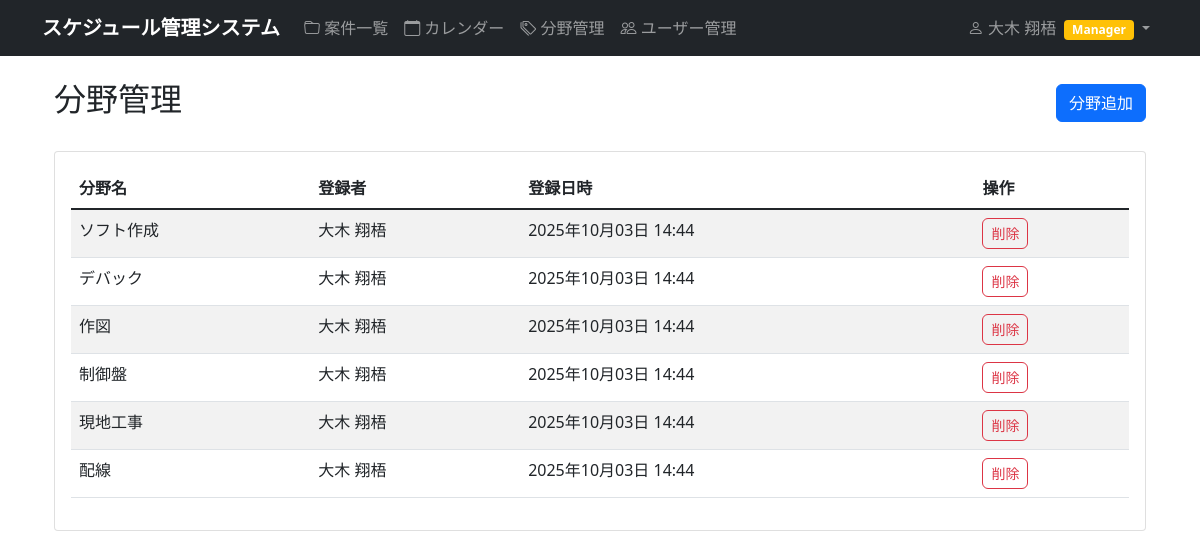
The page /schedule/fields/ (signed in) on the database its author committed.
### accounts/models.py (models this page shows, shortened)
class CustomUser(AbstractUser):
    email = models.EmailField('メールアドレス', blank=True, null=True)
    department = models.CharField('部署', max_length=100, blank=True)
    phone = models.CharField('電話番号', max_length=20, blank=True)
    is_manager = models.BooleanField('マネージャー権限', default=False)
    is_viewer = models.BooleanField('閲覧者権限', default=False, help_text='全員の案件を閲覧できますが編集はできません')
    class Meta:
        verbose_name = 'ユーザー'
        verbose_name_plural = 'ユーザー'

### schedule/models.py (models this page shows, shortened)
class Field(models.Model):
    name = models.CharField('分野名', max_length=50, unique=True)
    created_by = models.ForeignKey(User, on_delete=models.CASCADE, verbose_name='登録者')
    created_at = models.DateTimeField(auto_now_add=True, verbose_name='登録日時')
    class Meta:
        verbose_name = '分野'
        verbose_name_plural = '分野'
        ordering = ['name']

### schedule/views.py (the view)
# urls.py: path('fields/', views.field_list_view, name='field_list'),
@login_required
def field_list_view(request):
    fields = Field.objects.all().order_by('name')
    return render(request, 'schedule/field_list.html', {'fields': fields})

### templates/schedule/field_list.html (shortened to what this page needs)
{% extends 'base.html' %}
{% block content %}
<div class="container mt-4">
    <div class="row">
        <div class="col-md-12">
            <div class="d-flex justify-content-between align-items-center mb-4">
                <h2>分野管理</h2>
                <a href="{% url 'schedule:field_create' %}" class="btn btn-primary">
                     分野追加
                </a>
            </div>
            <div class="card">
                <div class="card-body">
                    {% if fields %}
                        <div class="table-responsive">
                            <table class="table table-striped">
                                <thead>
                                    <tr>
                                        <th>分野名</th>
                                        <th>登録者</th>
                                        <th>登録日時</th>
                                        <th>操作</th>
                                    </tr>
                                </thead>
                                <tbody>
                                    {% for field in fields %}
                                    <tr>
                                        <td>{{ field.name }}</td>
                                        <td>{% if field.created_by.first_name or field.created_by.last_name %}{{ field.created_by.last_name }} {{ field.created_by.first_name }}{% else %}{{ field.created_by.username }}{% endif %}</td>
                                        <td>{{ field.created_at|date:"Y年m月d日 H:i" }}</td>
                                        <td>
                                            {% if user.is_manager or user.is_superuser %}
                                                <a href="{% url 'schedule:field_delete' field.id %}"
                                                   class="btn btn-sm btn-outline-danger"
                                                   onclick="return confirm('この分野を削除しますか？')">
                                                     削除
                                                </a>
                                            {% else %}
                                                <span class="text-muted">-</span>
                                            {% endif %}
                                        </td>
                                    </tr>
                                    {% endfor %}
                                </tbody>
                            </table>
                        </div>
                    {% endif %}
                </div>
            </div>
        </div>
    </div>
</div>
{% endblock %}

### templates/base.html (shortened to what this page needs)
<!DOCTYPE html>
<head>
    <link href="https://cdn.jsdelivr.net/npm/bootstrap@5.1.3/dist/css/bootstrap.min.css" rel="stylesheet">
    <link rel="stylesheet" href="https://cdn.jsdelivr.net/npm/bootstrap-icons@1.7.2/font/bootstrap-icons.css">
    {% load static %}
    <link rel="stylesheet" href="{% static 'css/style.css' %}">
</head>
<body>
    <nav class="navbar navbar-expand-lg navbar-dark bg-dark">
        <div class="container">
                        <a class="navbar-brand" href="{% url 'schedule:project_list' %}">
                スケジュール管理システム
            </a>
            {% if user.is_authenticated %}
            <div class="collapse navbar-collapse" id="navbarNav">
                <ul class="navbar-nav me-auto">
                    <li class="nav-item">
                        <a class="nav-link" href="{% url 'schedule:project_list' %}">
                            <i class="bi bi-folder"></i> 案件一覧
                        </a>
                    </li>
                    <li class="nav-item">
                        <a class="nav-link" href="{% url 'schedule:calendar' %}">
                            <i class="bi bi-calendar"></i> カレンダー
                        </a>
                    </li>
                    <li class="nav-item">
                        <a class="nav-link" href="{% url 'schedule:field_list' %}">
                            <i class="bi bi-tags"></i> 分野管理
                        </a>
                    </li>
                    {% if user.is_manager or user.is_superuser %}
                    <li class="nav-item">
                        <a class="nav-link" href="{% url 'accounts:user_list' %}">
                            <i class="bi bi-people"></i> ユーザー管理
                        </a>
                    </li>
                    {% endif %}
                </ul>
                <ul class="navbar-nav">
                    <li class="nav-item dropdown">
                        <a class="nav-link dropdown-toggle" href="#" role="button" data-bs-toggle="dropdown">
                            <i class="bi bi-person"></i> {% if user.first_name or user.last_name %}{{ user.last_name }} {{ user.first_name }}{% else %}{{ user.username }}{% endif %}
                            {% if user.is_manager %}<span class="badge bg-warning ms-1">Manager</span>{% endif %}
                        </a>
                    </li>
                </ul>
            </div>
            {% endif %}
        </div>
    </nav>
    <main class="container mt-4">
        {% block content %}
        {% endblock %}
    </main>
</body>
</html>

### static/css/style.css (style rules this page uses)
.navbar-brand { font-weight: bold; }
.btn { border-radius: 0.375rem; font-weight: 500; }
.badge { font-size: 0.75em; }

### rows shown on the page
CustomUser: last_name "大木", first_name "翔梧"
Field: name "ソフト作成", created_by.last_name "大木", created_by.first_name "翔梧", created_at "2025年10月03日 14:44"
Field: name "デバック", created_by.last_name "大木", created_by.first_name "翔梧", created_at "2025年10月03日 14:44"
Field: name "作図", created_by.last_name "大木", created_by.first_name "翔梧", created_at "2025年10月03日 14:44"
Field: name "制御盤", created_by.last_name "大木", created_by.first_name "翔梧", created_at "2025年10月03日 14:44"
Field: name "現地工事", created_by.last_name "大木", created_by.first_name "翔梧", created_at "2025年10月03日 14:44"
Field: name "配線", created_by.last_name "大木", created_by.first_name "翔梧", created_at "2025年10月03日 14:44"
